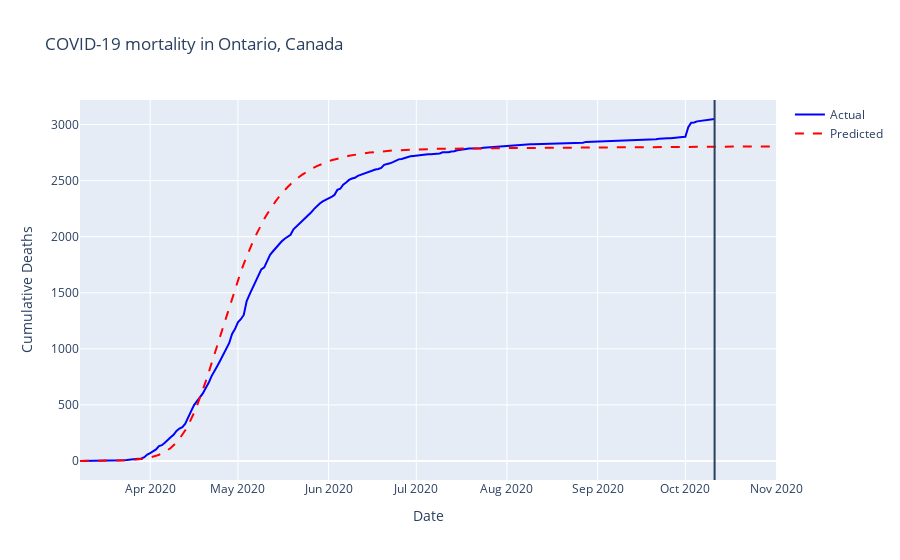

The cell this chart's notebook holds for it:
### Code cell
# Plot results
mortality_pred["date"] = mortality_pred["date_death_report"]
plot_predictions(
    mortality_pred,
    y="cumulative_deaths",
    y_label="Cumulative Deaths",
    title="COVID-19 mortality in Ontario, Canada",
)

### Figure 1 — Plotly figure (JSON) as saved in the notebook; plotly's stock layout.template omitted (floating-point values rounded to 4 significant figures; data arrays with more than 128 entries replaced by an {"elided": "..."} marker saying what was removed)
{"data": [{"marker": {"color": "blue"}, "mode": "lines", "name": "Actual", "type": "scatter", "x": {"elided": "239 str values"}, "y": {"elided": "239 int values"}}, {"line": {"dash": "dash"}, "marker": {"color": "red"}, "mode": "lines", "name": "Predicted", "type": "scatter", "x": {"elided": "239 str values"}, "y": {"elided": "239 float values"}}], "layout": {"autosize": true, "shapes": [{"type": "line", "x0": "2020-10-11", "x1": "2020-10-11", "xref": "x", "y0": 0, "y1": 1, "yref": "paper"}], "title": {"text": "COVID-19 mortality in Ontario, Canada"}, "xaxis": {"autorange": true, "range": ["2020-03-08", "2020-11-01"], "title": {"text": "Date"}, "type": "date"}, "yaxis": {"autorange": true, "range": [-169.4, 3218.0], "title": {"text": "Cumulative Deaths"}, "type": "linear"}}}
